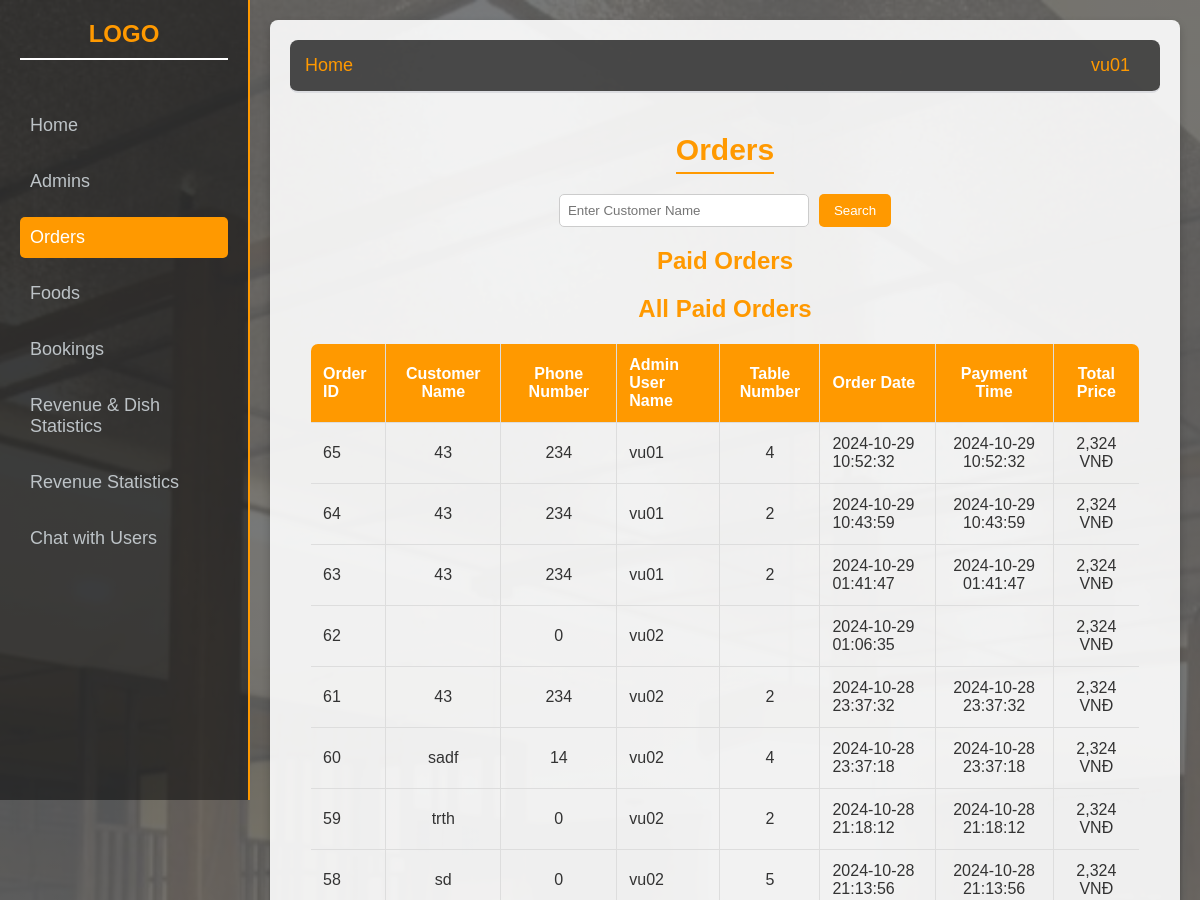
The app's page /admin_interface/orders.php (signed in, upper part), older data.
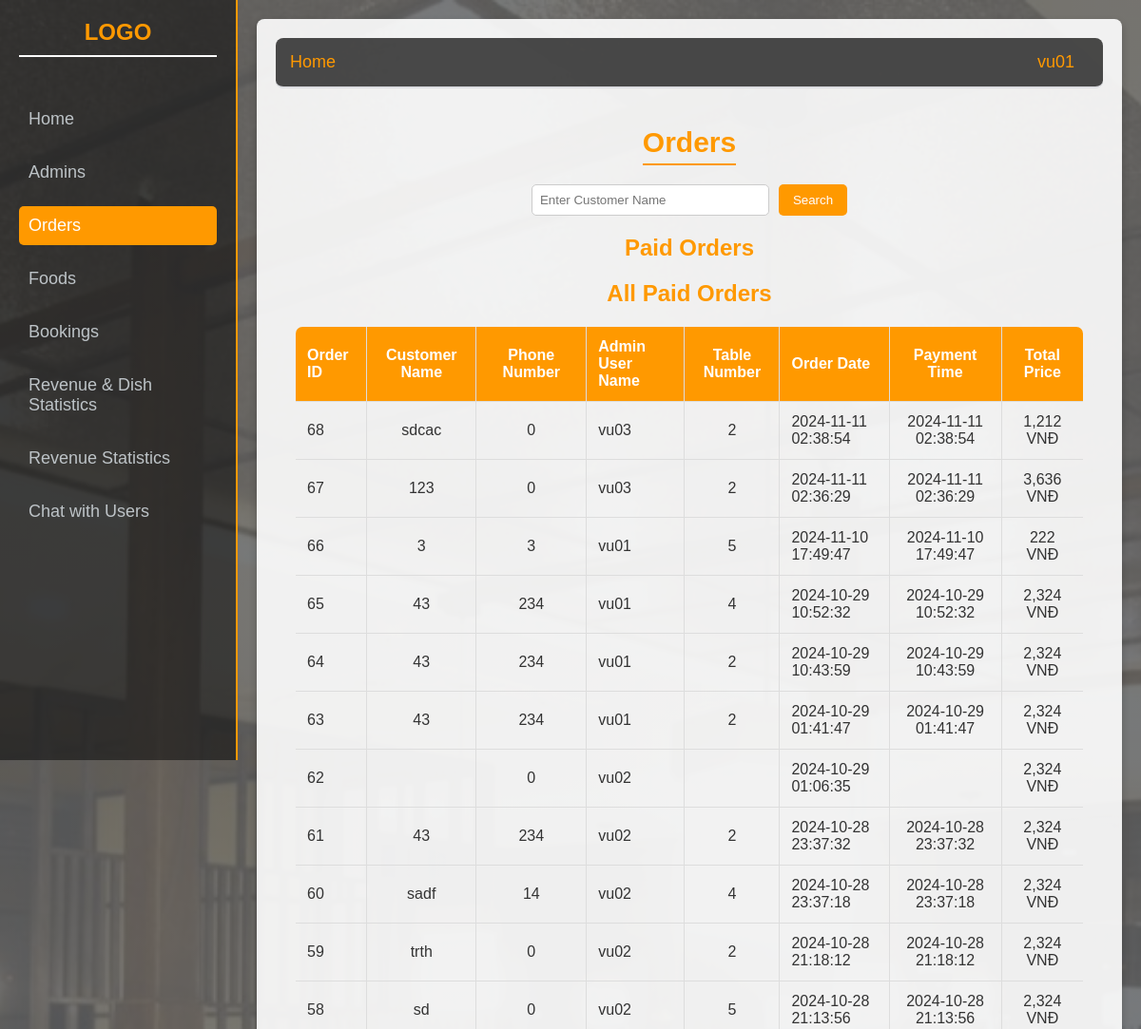
The same page, newer data.
### tables this page shows
CREATE TABLE `orders` (
  `order_id` int(11) NOT NULL,
  `user_id` int(11) DEFAULT NULL,
  `total_price` decimal(10,2) DEFAULT NULL,
  `order_date` datetime DEFAULT NULL,
  `table_id` int(11) DEFAULT NULL,
  `payment_time` datetime DEFAULT NULL,
  `customer_name` varchar(35) NOT NULL,
  `customer_phone` int(11) NOT NULL
);

CREATE TABLE `user` (
  `user_id` int(11) NOT NULL,
  `user_name` varchar(100) NOT NULL,
  `phone_number` int(11) DEFAULT NULL,
  `email` varchar(100) DEFAULT NULL,
  `password` text NOT NULL,
  `role` int(11) NOT NULL
);

CREATE TABLE `restaurant_table` (
  `table_id` int(11) NOT NULL,
  `table_number` int(11) NOT NULL,
  `status` varchar(20) DEFAULT 'empty',
  `user_id` int(11) DEFAULT NULL
);

### admin_interface/orders.php (the view, shortened to what the changed rows need)
<?php
include("config/config.php");
$searchResult = [];
$sql = "SELECT o.order_id, o.total_price, o.order_date, o.payment_time,
               o.customer_name, u.user_name AS admin_user_name,
               o.customer_phone,
               rt.table_number
        FROM orders o
        LEFT JOIN user u ON o.user_id = u.user_id
        LEFT JOIN restaurant_table rt ON o.table_id = rt.table_id
        ORDER BY o.order_date DESC";
$stmt = $mysqli->prepare($sql);
$stmt->execute();
$result = $stmt->get_result();
$paidOrders = [];
while ($row = $result->fetch_assoc()) {
    $paidOrders[$row['order_id']] = [
        'total_price' => $row['total_price'],
        'order_date' => $row['order_date'],
        'payment_time' => $row['payment_time'],
        'customer_name' => $row['customer_name'],
        'customer_phone' => $row['customer_phone'],
        'admin_user_name' => $row['admin_user_name'],
        'table_number' => $row['table_number']
    ];
}
?>
<!DOCTYPE html>
<html lang="en">
<head>
    <link rel="stylesheet" href="orders.css">
</head>
<body>
    <div class="sidebar">
        <h2>LOGO</h2>
    </div>
    <div class="main-content">
        <div class="orders-section">
            <h2>Orders</h2>
            <?php if (!empty($searchResult)): ?>
                <h3>Order ID: <?php echo htmlspecialchars($searchResult['order_id']); ?></h3>
                <p>Customer Name: <?php echo htmlspecialchars($searchResult['customer_name']); ?></p>
                <p>Phone: <?php echo htmlspecialchars($searchResult['customer_phone']); ?></p>
                <p>Ca: <?php echo htmlspecialchars($searchResult['admin_user_name']); ?></p>
                <p>Table Number: <?php echo htmlspecialchars($searchResult['table_number']); ?></p>
                <p>Order Date: <?php echo htmlspecialchars($searchResult['order_date']); ?></p>
                <p>Payment Time: <?php echo htmlspecialchars($searchResult['payment_time']); ?></p>
                <p>Total Price: <?php echo number_format($searchResult['total_price'], 2); ?> VNĐ</p>
                <table>
                    <thead>
                        <tr>
                            <th>Dish Name</th>
                            <th>Quantity</th>
                            <th>Price</th>
                        </tr>
                    </thead>
                    <tbody>
                        <?php if (!empty($searchResult['items'])): ?>
                            <?php foreach ($searchResult['items'] as $item): ?>
                            <tr>
                                <td><?php echo htmlspecialchars($item['dish_name']); ?></td>
                                <td><?php echo htmlspecialchars($item['quantity']); ?></td>
                                <td><?php echo number_format($item['price'], 2); ?>VNĐ</td>
                            </tr>
                            <?php endforeach; ?>
                        <?php else: ?>
                            <tr>
                                <td colspan="3">No items found for this order.</td>
                            </tr>
                        <?php endif; ?>
                    </tbody>
                </table>
            <?php else: ?>
                <?php if (!empty($paidOrders)): ?>
                    <table>
                        <thead>
                            <tr>
                                <th>Order ID</th>
                                <th>Customer Name</th>
                                <th>Phone Number</th>
                                <th>Admin User Name</th>
                                <th>Table Number</th>
                                <th>Order Date</th>
                                <th>Payment Time</th>
                                <th>Total Price</th>
                            </tr>
                        </thead>
                        <tbody>
                            <?php foreach ($paidOrders as $orderId => $order): ?>
                                <tr>
                                    <td><?php echo htmlspecialchars($orderId); ?></td>
                                    <td><?php echo htmlspecialchars($order['customer_name']); ?></td>
                                    <td><?php echo htmlspecialchars($order['customer_phone']); ?></td>
                                    <td><?php echo htmlspecialchars($order['admin_user_name']); ?></td>
                                    <td><?php echo htmlspecialchars($order['table_number']); ?></td>
                                    <td><?php echo htmlspecialchars($order['order_date']); ?></td>
                                    <td><?php echo htmlspecialchars($order['payment_time']); ?></td>
                                    <td><?php echo number_format($order['total_price']); ?> VNĐ</td>
                                </tr>
                            <?php endforeach; ?>
                        </tbody>
                    </table>
                <?php else: ?>
                    <p>No paid orders found.</p>
                <?php endif; ?>
            <?php endif; ?>
        </div>
    </div>
</body>
</html>

Row changes from the older to the newer data that the page shows:
added orders: orderId "68", customer_name "sdcac", customer_phone "0", user.user_name "vu03", table.table_number "2", order_date "2024-11-11 02:38:54", payment_time "2024-11-11 02:38:54", total_price "1,212"
added orders: orderId "67", customer_name "123", customer_phone "0", user.user_name "vu03", table.table_number "2", order_date "2024-11-11 02:36:29", payment_time "2024-11-11 02:36:29", total_price "3,636"
added orders: orderId "66", customer_name "3", customer_phone "3", user.user_name "vu01", table.table_number "5", order_date "2024-11-10 17:49:47", payment_time "2024-11-10 17:49:47", total_price "222"
